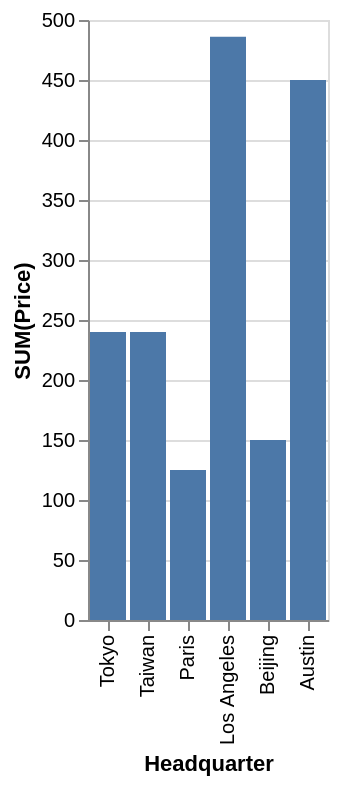

Vega-Lite specification stored for this chart:
### Vega-Lite specification from a JSON file in a GitHub repository (floating-point values rounded to 4 significant figures)
{"data": {"values": [{"x_data": "Tokyo", "y_data": 240}, {"x_data": "Taiwan", "y_data": 240}, {"x_data": "Paris", "y_data": 125}, {"x_data": "Los Angeles", "y_data": 486}, {"x_data": "Beijing", "y_data": 150}, {"x_data": "Austin", "y_data": 450}]}, "mark": "bar", "encoding": {"x": {"field": "x_data", "type": "nominal", "title": "Headquarter", "sort": "descending"}, "y": {"field": "y_data", "type": "quantitative", "title": "SUM(Price)"}}}
